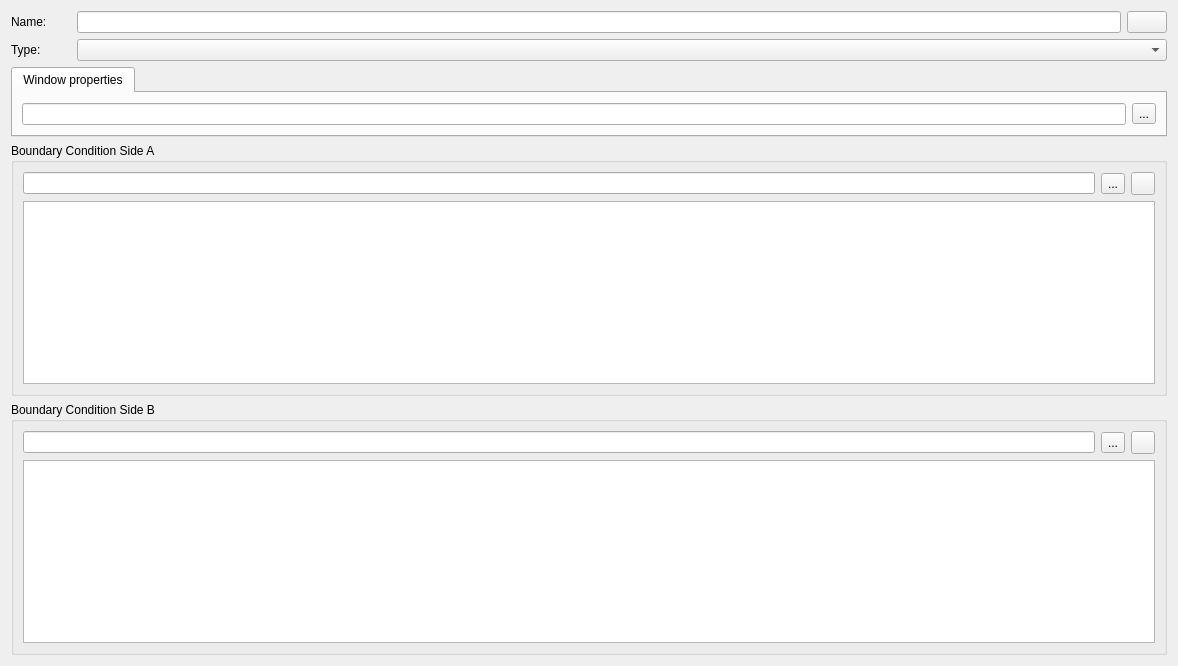
<?xml version="1.0" encoding="UTF-8"?>
<ui version="4.0">
 <class>SVDBSubSurfaceComponentEditWidget</class>
 <widget class="QWidget" name="SVDBSubSurfaceComponentEditWidget">
  <property name="geometry">
   <rect>
    <x>0</x>
    <y>0</y>
    <width>1178</width>
    <height>666</height>
   </rect>
  </property>
  <property name="windowTitle">
   <string>Form</string>
  </property>
  <layout class="QVBoxLayout" name="masterLayout">
   <item>
    <layout class="QGridLayout" name="gridLayout">
     <item row="0" column="0">
      <widget class="QLabel" name="labelDisplayName">
       <property name="minimumSize">
        <size>
         <width>60</width>
         <height>0</height>
        </size>
       </property>
       <property name="text">
        <string>Name:</string>
       </property>
      </widget>
     </item>
     <item row="0" column="1">
      <widget class="QtExt::LanguageStringEditWidget1" name="lineEditName"/>
     </item>
     <item row="0" column="2">
      <widget class="QtExt::ColorButton" name="pushButtonFalseColor">
       <property name="sizePolicy">
        <sizepolicy hsizetype="Fixed" vsizetype="Fixed">
         <horstretch>0</horstretch>
         <verstretch>0</verstretch>
        </sizepolicy>
       </property>
      </widget>
     </item>
     <item row="1" column="0">
      <widget class="QLabel" name="labelComponentType">
       <property name="text">
        <string>Type:</string>
       </property>
      </widget>
     </item>
     <item row="1" column="1" colspan="2">
      <widget class="QComboBox" name="comboBoxSubSurfaceType">
       <property name="sizePolicy">
        <sizepolicy hsizetype="Expanding" vsizetype="Fixed">
         <horstretch>0</horstretch>
         <verstretch>0</verstretch>
        </sizepolicy>
       </property>
      </widget>
     </item>
    </layout>
   </item>
   <item>
    <widget class="QTabWidget" name="tabWidget">
     <property name="currentIndex">
      <number>0</number>
     </property>
     <widget class="QWidget" name="tabWindow">
      <attribute name="title">
       <string>Window properties</string>
      </attribute>
      <layout class="QHBoxLayout" name="horizontalLayout">
       <item>
        <widget class="QLineEdit" name="lineEditWindowName">
         <property name="readOnly">
          <bool>true</bool>
         </property>
        </widget>
       </item>
       <item>
        <widget class="QToolButton" name="toolButtonSelectWindow">
         <property name="text">
          <string>...</string>
         </property>
        </widget>
       </item>
      </layout>
     </widget>
    </widget>
   </item>
   <item>
    <widget class="QGroupBox" name="groupBox_2">
     <property name="title">
      <string>Boundary Condition Side A</string>
     </property>
     <layout class="QGridLayout" name="gridLayout_2">
      <item row="0" column="0">
       <widget class="QLineEdit" name="lineEditBoundaryConditionSideAName"/>
      </item>
      <item row="0" column="1">
       <widget class="QToolButton" name="toolButtonSelectBoundaryConditionSideAName">
        <property name="text">
         <string>...</string>
        </property>
       </widget>
      </item>
      <item row="0" column="2">
       <widget class="QToolButton" name="toolButtonRemoveBoundaryConditA">
        <property name="icon">
         <iconset resource="../resources/SIM-VICUS.qrc">
          <normaloff>:/gfx/actions/24x24/minus.png</normaloff>:/gfx/actions/24x24/minus.png</iconset>
        </property>
       </widget>
      </item>
      <item row="1" column="0" colspan="3">
       <widget class="QTextBrowser" name="textBrowserBCSideA"/>
      </item>
     </layout>
    </widget>
   </item>
   <item>
    <widget class="QGroupBox" name="groupBox_3">
     <property name="title">
      <string>Boundary Condition Side B</string>
     </property>
     <layout class="QGridLayout" name="gridLayout_3">
      <item row="0" column="0">
       <widget class="QLineEdit" name="lineEditBoundaryConditionSideBName"/>
      </item>
      <item row="0" column="1">
       <widget class="QToolButton" name="toolButtonSelectBoundaryConditionSideBName">
        <property name="text">
         <string>...</string>
        </property>
       </widget>
      </item>
      <item row="0" column="2">
       <widget class="QToolButton" name="toolButtonRemoveBoundaryConditB">
        <property name="icon">
         <iconset resource="../resources/SIM-VICUS.qrc">
          <normaloff>:/gfx/actions/24x24/minus.png</normaloff>:/gfx/actions/24x24/minus.png</iconset>
        </property>
       </widget>
      </item>
      <item row="1" column="0" colspan="3">
       <widget class="QTextBrowser" name="textBrowserBCSideB"/>
      </item>
     </layout>
    </widget>
   </item>
  </layout>
 </widget>
 <customwidgets>
  <customwidget>
   <class>QtExt::ColorButton</class>
   <extends>QPushButton</extends>
   <header location="global">QtExt_ColorButton.h</header>
  </customwidget>
  <customwidget>
   <class>QtExt::LanguageStringEditWidget1</class>
   <extends>QLineEdit</extends>
   <header location="global">QtExt_LanguageStringEditWidget1.h</header>
   <container>1</container>
  </customwidget>
 </customwidgets>
 <resources>
  <include location="../resources/SIM-VICUS.qrc"/>
 </resources>
 <connections/>
</ui>
